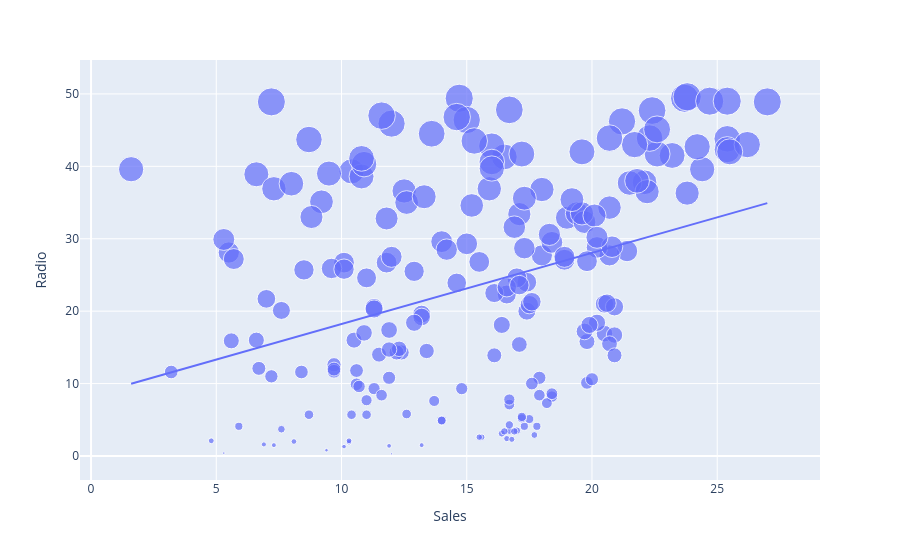

The cell this chart's notebook holds for it:
### Code cell
figure = px.scatter(data_frame = data, x= 'Sales', y = "Radio",
                   size = "Radio", trendline = 'ols')
figure.show()

### Figure 1 — Plotly figure (JSON) as saved in the notebook; plotly's stock layout.template omitted (floating-point values rounded to 4 significant figures; data arrays with more than 128 entries replaced by an {"elided": "..."} marker saying what was removed)
{"data": [{"hovertemplate": "Sales=%{x}<br>Radio=%{marker.size}<extra></extra>", "legendgroup": "", "marker": {"color": "#636efa", "size": {"elided": "200 float values"}, "sizemode": "area", "sizeref": 0.124, "symbol": "circle"}, "mode": "markers", "name": "", "orientation": "v", "showlegend": false, "type": "scatter", "x": {"elided": "200 float values"}, "xaxis": "x", "y": {"elided": "200 float values"}, "yaxis": "y"}, {"hovertemplate": "<b>OLS trendline</b><br>Radio = 0.982402 * Sales + 8.39977<br>R<sup>2</sup>=0.122242<br><br>Sales=%{x}<br>Radio=%{y} <b>(trend)</b><extra></extra>", "legendgroup": "", "marker": {"color": "#636efa", "symbol": "circle"}, "mode": "lines", "name": "", "showlegend": false, "type": "scatter", "x": {"elided": "200 float values"}, "xaxis": "x", "y": {"elided": "200 float values"}, "yaxis": "y"}], "layout": {"legend": {"itemsizing": "constant", "tracegroupgap": 0}, "margin": {"t": 60}, "xaxis": {"anchor": "y", "domain": [0, 1], "title": {"text": "Sales"}}, "yaxis": {"anchor": "x", "domain": [0, 1], "title": {"text": "Radio"}}}}
